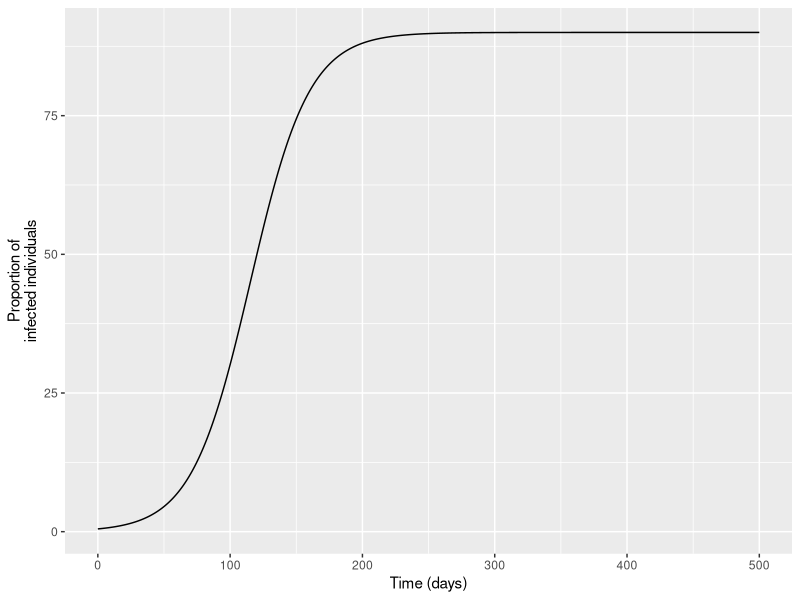
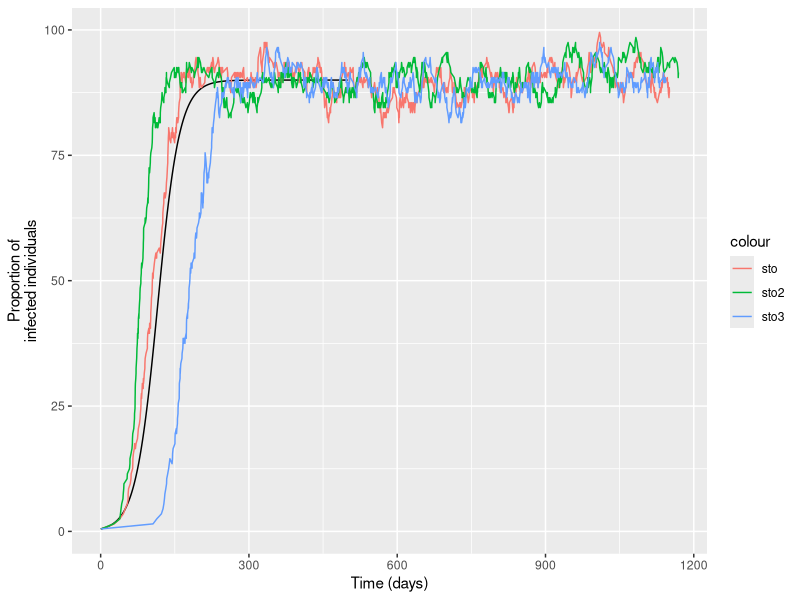

Recreate these plots in R, in order.
library(deSolve)
library(ggplot2)

lambda=0.05
r=1/200 # recovery rate in human
N=100


theta_init =c("lambda"=lambda,"r"=r, "N"=N)


##SIR model
SIS_deterministic<-function(t,x,parms){
  # version from Smith and McKenzie, 2004
  
  ## state variables
  Hi = x[1]
  
  ## parameter values
  lambda = parms["lambda"]
  r = parms["r"]
  N= parms["N"]
  
  ##variations
  dHi=lambda*(N-Hi)*Hi/N - r*Hi
  res  = c(dHi)
  list(res)
}

simulate_SIS=function(parameters){
  
  #parameters
  parms = c(parameters["lambda"],parameters["r"], parameters["N"])
  
  #initial conditions
  init <- c(0.005*parameters["N"])  
  
  #simulation
  temps <- seq(0,500) 
  solveSIS <- lsoda(y =init, times=temps, func = SIS_deterministic, 
                   parms = parms)
  solutionSIS=as.data.frame(solveSIS)
  names(solutionSIS)=c("time","Hi")
  
  return(solutionSIS)
}


simul=simulate_SIS(parameters = theta_init)

ggplot(simul)+
  geom_line(aes(x=time, y=Hi))+ 
  labs(y="Proportion of\ninfected individuals", x="Time (days)")




simulate_SIS_stochastic=function(lambda, r, N, init, steps=1000){
  
  #initial conditions
  solution=data.frame(I=rep(NA,steps ), time=rep(NA,steps))
  solution[1,]=c(0.005*N,1)

  U1=runif(steps)
  U2=runif(steps)
  
  for(t in 2:steps){
    current_i=solution$I[t-1]
    rate_infect=lambda*current_i*(N-current_i)/N
    rate_recovery=r*current_i
    alpha0=rate_infect+rate_recovery
    if(alpha0>0){
      solution$time[t]=solution$time[t-1]+(1/alpha0)*log(1/U1[t])
      if(rate_infect/alpha0>U2[t]){
        solution$I[t]=solution$I[t-1]+1
      } else {
        solution$I[t]=solution$I[t-1]-1
      }
    } else {
      solution$I[t]=0
      solution$time[t]=solution$time[t-1]+1
    }

  }

  return(solution)
}


simul_sto=simulate_SIS_stochastic(lambda, r, N=N, init=50, steps=1000)
simul_sto2=simulate_SIS_stochastic(lambda, r, N=N, init=50, steps=1000)
simul_sto3=simulate_SIS_stochastic(lambda, r, N=N, init=50, steps=1000)


ggplot(simul)+
  geom_line(aes(x=time, y=Hi))+ 
  geom_line(data=simul_sto,aes(x=time, y=I, col="sto"))+ 
  geom_line(data=simul_sto2,aes(x=time, y=I, col="sto2"))+ 
  geom_line(data=simul_sto3,aes(x=time, y=I, col="sto3"))+ 
  labs(y="Proportion of\ninfected individuals", x="Time (days)")
